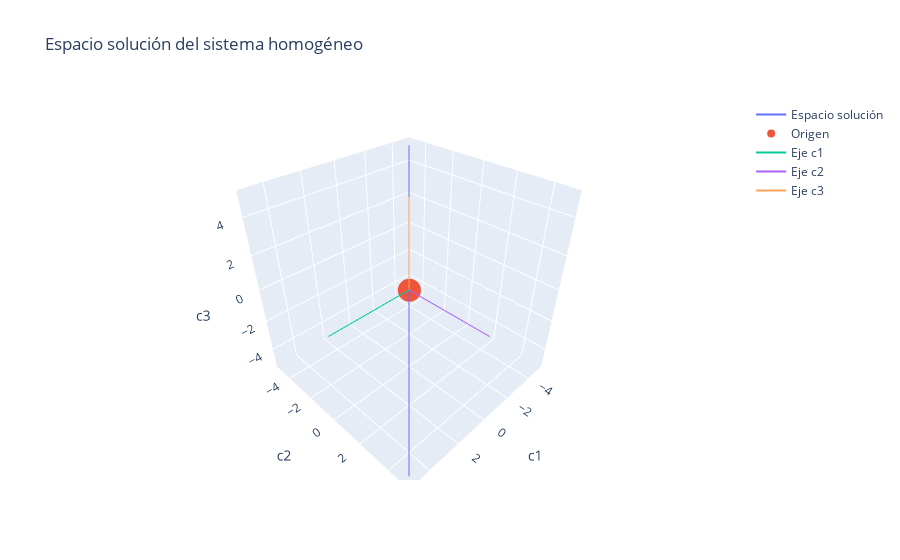

The notebook cell this image was saved under:
### Code cell
import plotly.graph_objects as go
import numpy as np

# Vector director
v = np.array([-1, -1, 1])

# Parámetro
t = np.linspace(-5, 5, 100)

# Recta solución
x = t * v[0]
y = t * v[1]
z = t * v[2]

fig = go.Figure()

# Recta solución
fig.add_trace(go.Scatter3d(
    x=x, y=y, z=z,
    mode='lines',
    name='Espacio solución'
))

# Origen
fig.add_trace(go.Scatter3d(
    x=[0], y=[0], z=[0],
    mode='markers',
    name='Origen'
))

# Ejes coordenados
axis_len = 5
fig.add_trace(go.Scatter3d(
    x=[0, axis_len], y=[0, 0], z=[0, 0],
    mode='lines',
    name='Eje c1'
))

fig.add_trace(go.Scatter3d(
    x=[0, 0], y=[0, axis_len], z=[0, 0],
    mode='lines',
    name='Eje c2'
))

fig.add_trace(go.Scatter3d(
    x=[0, 0], y=[0, 0], z=[0, axis_len],
    mode='lines',
    name='Eje c3'
))

fig.update_layout(
    title='Espacio solución del sistema homogéneo',
    scene=dict(
        xaxis_title='c1',
        yaxis_title='c2',
        zaxis_title='c3'
    )
)

fig.show()
fig.write_image(r"C:\Users\marco\Downloads\espacio_solucion.png")

### Figure 1 — Plotly figure (JSON) as saved in the notebook; plotly's stock layout.template omitted (floating-point values rounded to 4 significant figures)
{"data": [{"mode": "lines", "name": "Espacio solución", "type": "scatter3d", "x": [5.0, 4.899, 4.798, 4.697, 4.596, 4.495, 4.394, 4.293, 4.192, 4.091, 3.99, 3.889, 3.788, 3.687, 3.586, 3.485, 3.384, 3.283, 3.182, 3.081, 2.98, 2.879, 2.778, 2.677, 2.576, 2.475, 2.374, 2.273, 2.172, 2.071, 1.97, 1.869, 1.768, 1.667, 1.566, 1.465, 1.364, 1.263, 1.162, 1.061, 0.9596, 0.8586, 0.7576, 0.6566, 0.5556, 0.4545, 0.3535, 0.2525, 0.1515, 0.05051, -0.05051, -0.1515, -0.2525, -0.3535, -0.4545, -0.5556, -0.6566, -0.7576, -0.8586, -0.9596, -1.061, -1.162, -1.263, -1.364, -1.465, -1.566, -1.667, -1.768, -1.869, -1.97, -2.071, -2.172, -2.273, -2.374, -2.475, -2.576, -2.677, -2.778, -2.879, -2.98, -3.081, -3.182, -3.283, -3.384, -3.485, -3.586, -3.687, -3.788, -3.889, -3.99, -4.091, -4.192, -4.293, -4.394, -4.495, -4.596, -4.697, -4.798, -4.899, -5.0], "y": [5.0, 4.899, 4.798, 4.697, 4.596, 4.495, 4.394, 4.293, 4.192, 4.091, 3.99, 3.889, 3.788, 3.687, 3.586, 3.485, 3.384, 3.283, 3.182, 3.081, 2.98, 2.879, 2.778, 2.677, 2.576, 2.475, 2.374, 2.273, 2.172, 2.071, 1.97, 1.869, 1.768, 1.667, 1.566, 1.465, 1.364, 1.263, 1.162, 1.061, 0.9596, 0.8586, 0.7576, 0.6566, 0.5556, 0.4545, 0.3535, 0.2525, 0.1515, 0.05051, -0.05051, -0.1515, -0.2525, -0.3535, -0.4545, -0.5556, -0.6566, -0.7576, -0.8586, -0.9596, -1.061, -1.162, -1.263, -1.364, -1.465, -1.566, -1.667, -1.768, -1.869, -1.97, -2.071, -2.172, -2.273, -2.374, -2.475, -2.576, -2.677, -2.778, -2.879, -2.98, -3.081, -3.182, -3.283, -3.384, -3.485, -3.586, -3.687, -3.788, -3.889, -3.99, -4.091, -4.192, -4.293, -4.394, -4.495, -4.596, -4.697, -4.798, -4.899, -5.0], "z": [-5.0, -4.899, -4.798, -4.697, -4.596, -4.495, -4.394, -4.293, -4.192, -4.091, -3.99, -3.889, -3.788, -3.687, -3.586, -3.485, -3.384, -3.283, -3.182, -3.081, -2.98, -2.879, -2.778, -2.677, -2.576, -2.475, -2.374, -2.273, -2.172, -2.071, -1.97, -1.869, -1.768, -1.667, -1.566, -1.465, -1.364, -1.263, -1.162, -1.061, -0.9596, -0.8586, -0.7576, -0.6566, -0.5556, -0.4545, -0.3535, -0.2525, -0.1515, -0.05051, 0.05051, 0.1515, 0.2525, 0.3535, 0.4545, 0.5556, 0.6566, 0.7576, 0.8586, 0.9596, 1.061, 1.162, 1.263, 1.364, 1.465, 1.566, 1.667, 1.768, 1.869, 1.97, 2.071, 2.172, 2.273, 2.374, 2.475, 2.576, 2.677, 2.778, 2.879, 2.98, 3.081, 3.182, 3.283, 3.384, 3.485, 3.586, 3.687, 3.788, 3.889, 3.99, 4.091, 4.192, 4.293, 4.394, 4.495, 4.596, 4.697, 4.798, 4.899, 5.0]}, {"mode": "markers", "name": "Origen", "type": "scatter3d", "x": [0], "y": [0], "z": [0]}, {"mode": "lines", "name": "Eje c1", "type": "scatter3d", "x": [0, 5], "y": [0, 0], "z": [0, 0]}, {"mode": "lines", "name": "Eje c2", "type": "scatter3d", "x": [0, 0], "y": [0, 5], "z": [0, 0]}, {"mode": "lines", "name": "Eje c3", "type": "scatter3d", "x": [0, 0], "y": [0, 0], "z": [0, 5]}], "layout": {"scene": {"xaxis": {"title": {"text": "c1"}}, "yaxis": {"title": {"text": "c2"}}, "zaxis": {"title": {"text": "c3"}}}, "title": {"text": "Espacio solución del sistema homogéneo"}}}
